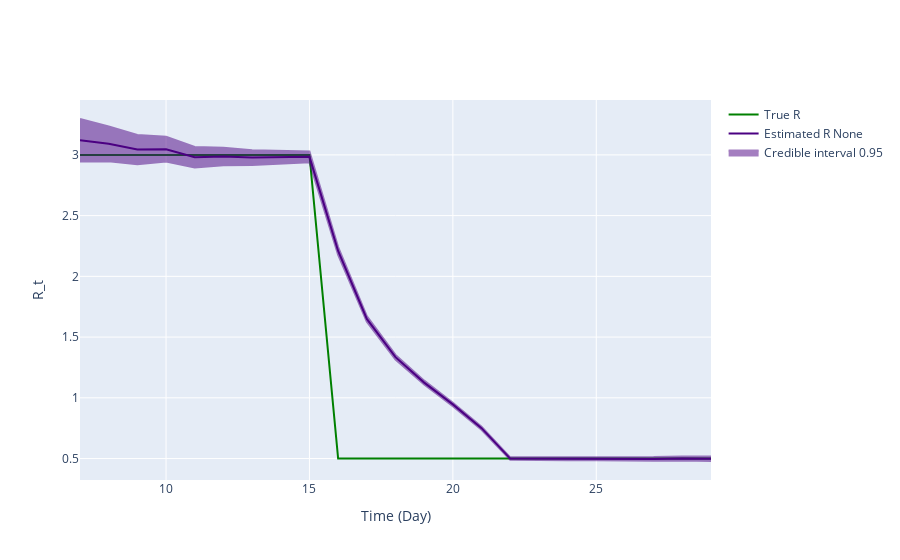

Notebook cell for this chart:
### Code cell
fig = ReproductionNumberPlot()

fig.add_ground_truth_rt(ground_truth)
fig.add_interval_rt(interval2)

fig.update_labels(time_label='Time (Day)', r_label='R_t')

fig.show_figure()

### Figure 1 — Plotly figure (JSON) as saved in the notebook; plotly's stock layout.template omitted (floating-point values rounded to 4 significant figures)
{"data": [{"line": {"color": "green"}, "mode": "lines", "name": "True R", "type": "scatter", "x": [7, 8, 9, 10, 11, 12, 13, 14, 15, 16, 17, 18, 19, 20, 21, 22, 23, 24, 25, 26, 27, 28, 29], "y": [3, 3, 3, 3, 3, 3, 3, 3, 3, 0.5, 0.5, 0.5, 0.5, 0.5, 0.5, 0.5, 0.5, 0.5, 0.5, 0.5, 0.5, 0.5, 0.5]}, {"line": {"color": "indigo"}, "mode": "lines", "name": "Estimated R None", "type": "scatter", "x": [7, 8, 9, 10, 11, 12, 13, 14, 15, 16, 17, 18, 19, 20, 21, 22, 23, 24, 25, 26, 27, 28, 29], "y": [3.121, 3.091, 3.043, 3.047, 2.981, 2.987, 2.978, 2.979, 2.984, 2.209, 1.649, 1.335, 1.125, 0.9459, 0.75, 0.4997, 0.4995, 0.4981, 0.4983, 0.4945, 0.4968, 0.5011, 0.4982]}, {"fill": "toself", "fillcolor": "indigo", "line": {"color": "indigo"}, "mode": "lines", "name": "Credible interval 0.95", "opacity": 0.5, "showlegend": true, "type": "scatter", "x": [7, 8, 9, 10, 11, 12, 13, 14, 15, 16, 17, 18, 19, 20, 21, 22, 23, 24, 25, 26, 27, 28, 29, 29, 28, 27, 26, 25, 24, 23, 22, 21, 20, 19, 18, 17, 16, 15, 14, 13, 12, 11, 10, 9, 8, 7], "y": [3.295, 3.235, 3.164, 3.148, 3.066, 3.059, 3.039, 3.031, 3.028, 2.241, 1.673, 1.354, 1.141, 0.9602, 0.7626, 0.51, 0.5102, 0.5097, 0.511, 0.5083, 0.512, 0.5179, 0.5164, 0.4799, 0.4844, 0.4816, 0.4806, 0.4856, 0.4866, 0.4888, 0.4894, 0.7375, 0.9316, 1.109, 1.316, 1.626, 2.177, 2.94, 2.927, 2.917, 2.915, 2.896, 2.945, 2.923, 2.947, 2.946]}], "layout": {"hovermode": "x unified", "xaxis": {"title": {"text": "Time (Day)"}}, "yaxis": {"title": {"text": "R_t"}}}}
